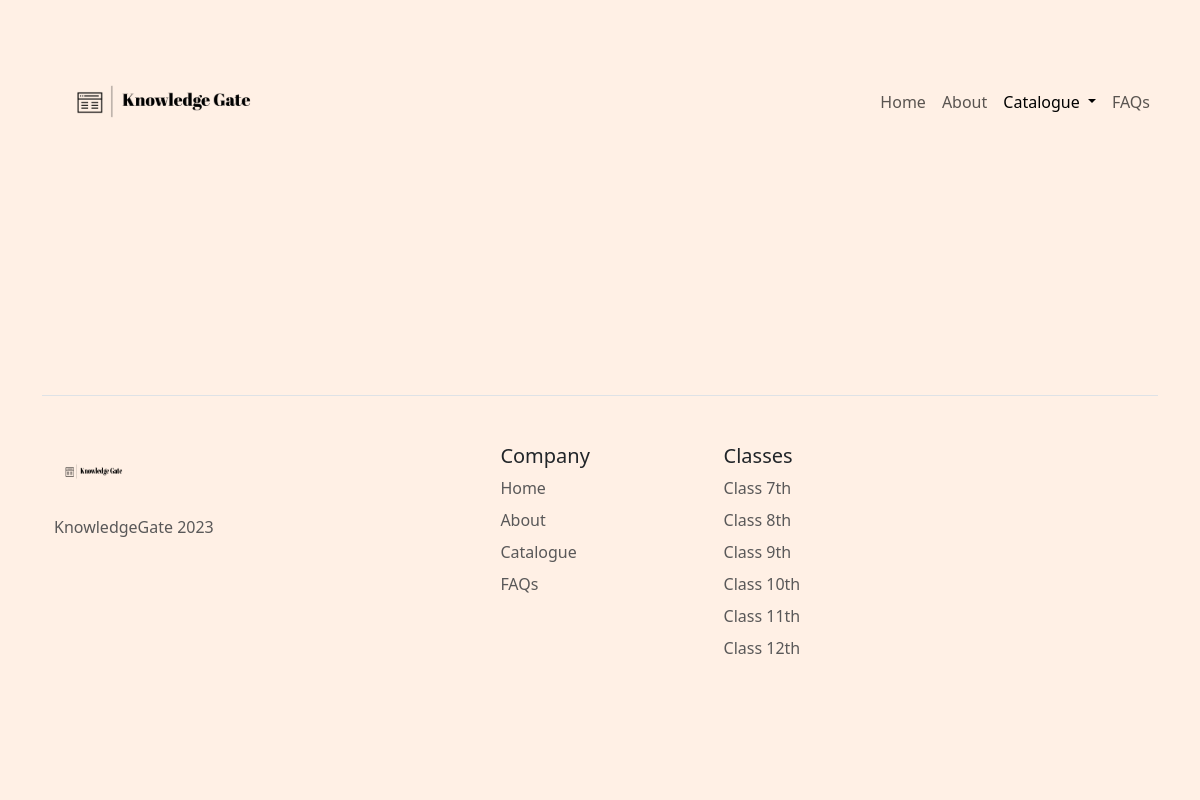
The page /LW/about/ on the database as committed earlier.
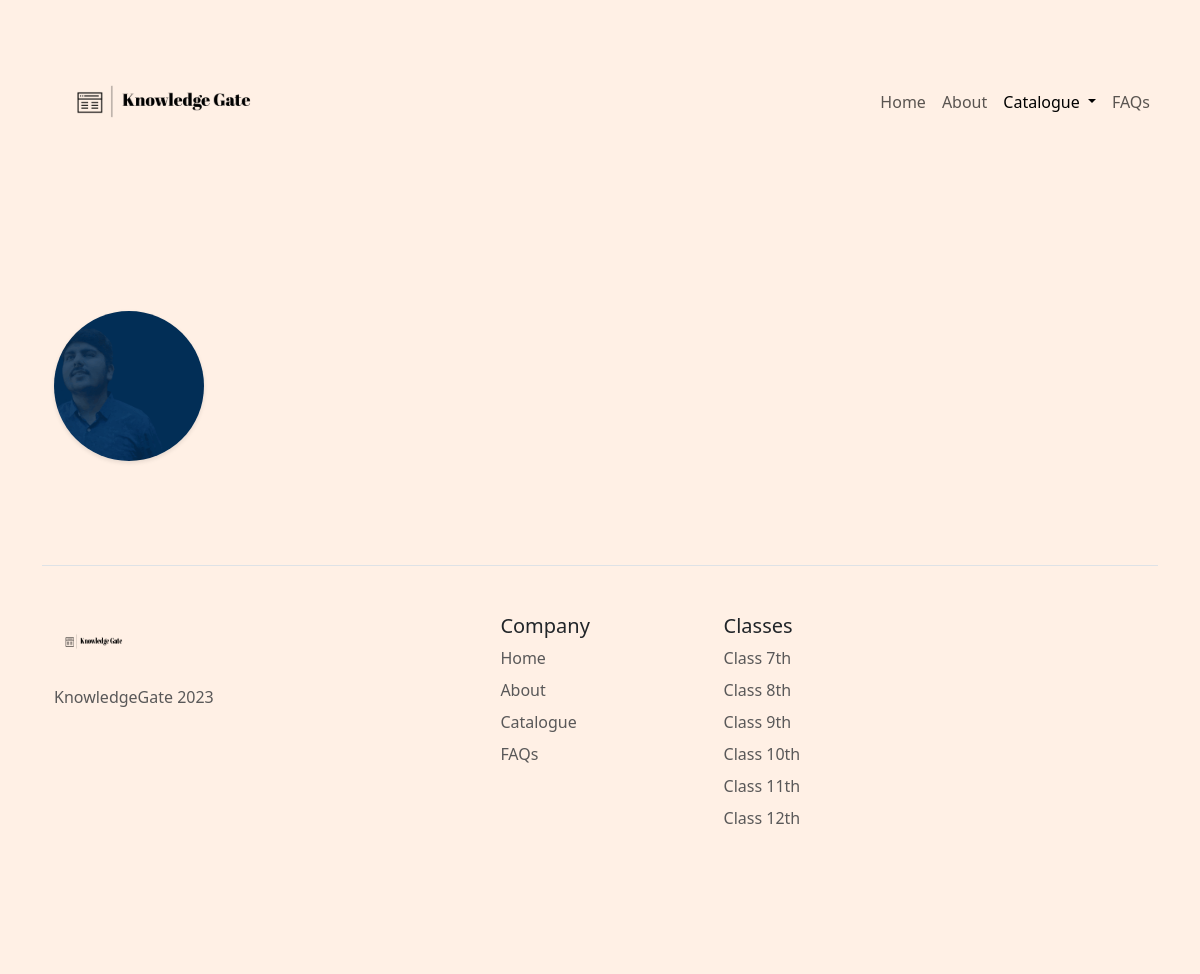
The same page on the database as committed later.
### LW/models.py (models this page shows, shortened)
class About(models.Model):
    content = tinymce_models.HTMLField()
    image = models.ImageField(upload_to='about_images/', blank=True, null=True)
    right_text = tinymce_models.HTMLField()

### LW/views.py (the view)
# urls.py: path('about/', views.about_view, name='about'),
def about_view(request):
    about_info = About.objects.first()  # Assuming you have only one about info
    context = {'about_info': about_info}
    return render(request, 'LW/about.html', context)

### LW/templates/LW/about.html (shortened to what this page needs)
{% extends 'LW/base.html' %}
{% load static %}
{% block content %}
<div class="container mt-4">
  <div class="about-content">
    {% if about_info.image %}
    <div class="image-container">
      <img src="{{ about_info.image.url }}" alt="About Us Image">
    </div>
    {% endif %}
  </div>
</div>
{% include "LW/footer.html" %}
{% endblock %}

Rows that differ between the two databases and show on the page:
added About: image (picture)
